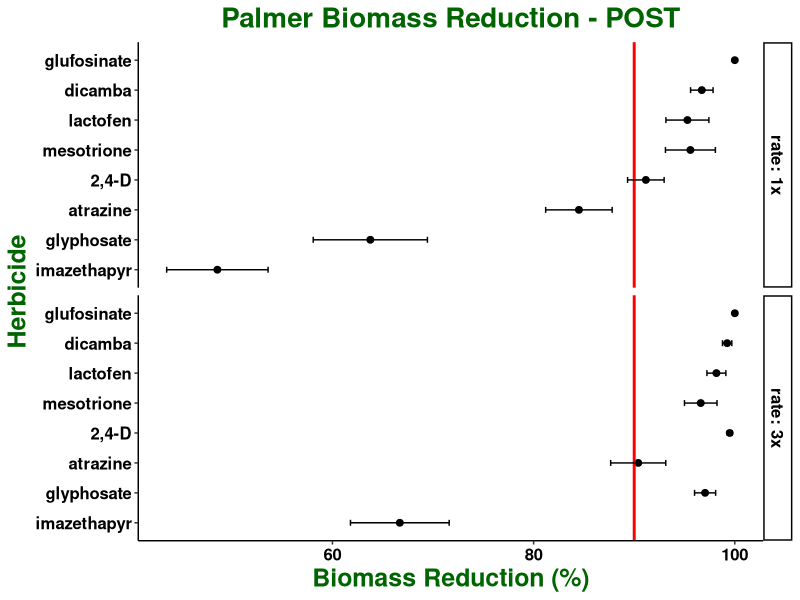

Write the R code that produced this figure. (Note: this script raises an error after producing the figure.)
## ---- chunk 1

knitr::opts_chunk$set(echo = TRUE)
library(dplyr)
library(ggplot2)

## ---- chunk 2

palmer <- read.csv("All POST_Reduction.csv")

str(palmer)

palmer$run <- as.factor(palmer$run)

palmer$pop <- as.factor(palmer$pop)

palmer$herb <- as.factor(palmer$herb)

palmer$rate <- as.factor(palmer$rate)

palmer$rep <- as.factor(palmer$rep)

str(palmer)

## ---- chunk 3

summary <- palmer %>% 
  group_by(herb,rate) %>% 
  summarise(n = sum(!is.na(bio_red)), 
            mean = mean(bio_red, na.rm = TRUE), 
            sd = sd(bio_red, na.rm = TRUE),
            se = sd / sqrt(n),
            CI = qnorm(1- 0.05/2) * se)

summary
            
## ---- chunk 4

ggplot(summary, aes(x = mean*100, y = reorder(herb, mean))) + 
  geom_point(size = 2) + 
  geom_vline(xintercept = 90, size = 1, colour = "red") +
  geom_errorbar(aes(xmin = (mean*100) - (se*100), xmax = (mean*100) + (se*100), width = 0.2)) + 
  facet_grid(rate ~ ., labeller = label_both) +
  labs(title = "Palmer Biomass Reduction - POST", x = "Biomass Reduction (%)", y = "Herbicide") + 
  theme_classic() + 
  theme (plot.title = element_text(face = "bold", hjust = 0.5, size = 20, colour = "darkgreen"), 
         axis.title = element_text(face = "bold", size = 18, colour = "darkgreen"), 
         axis.text = element_text(face = "bold", size = 12, colour = "black"),
         strip.text = element_text(face = "bold", size = 12, colour = "black")) +
  ggsave("RAW BIORED_HERBxRATE.jpeg", units="in", width=8, height=5, dpi=600)

